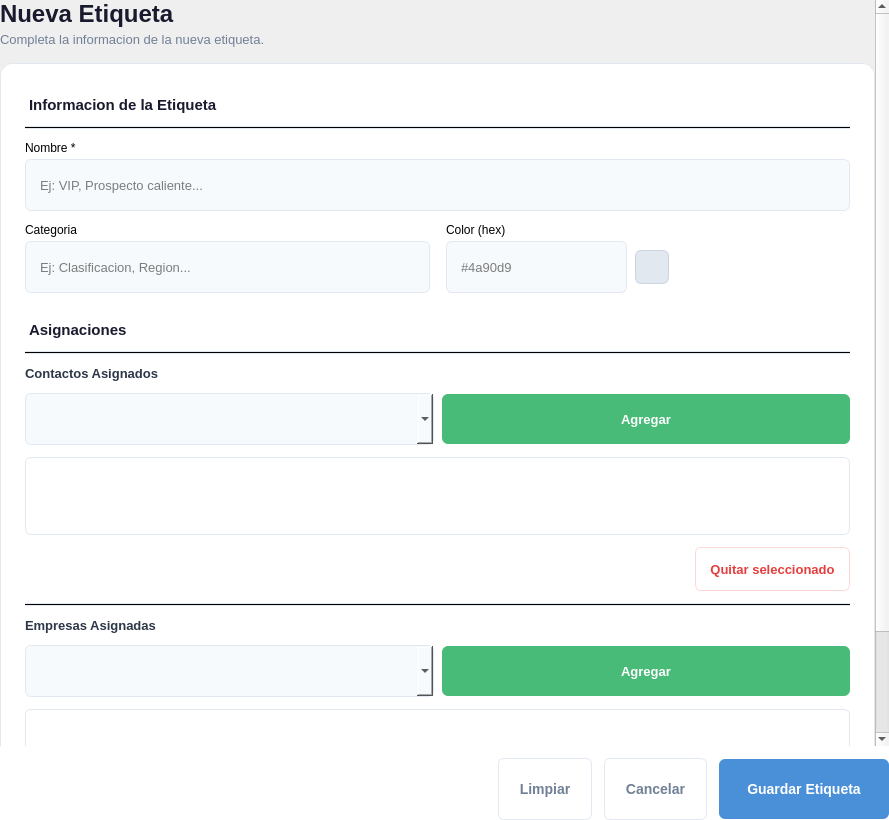
<?xml version="1.0" encoding="UTF-8"?>
<ui version="4.0">
 <class>EtiquetaForm</class>
 <widget class="QWidget" name="EtiquetaForm">
  <property name="geometry">
   <rect>
    <x>0</x>
    <y>0</y>
    <width>889</width>
    <height>820</height>
   </rect>
  </property>
  <property name="styleSheet">
   <string notr="true">
QWidget#EtiquetaForm {
    background-color: transparent;
}
QLabel#form_titulo {
    font-size: 24px;
    font-weight: bold;
    color: #1a1a2e;
}
QLabel#form_subtitulo {
    font-size: 13px;
    color: #718096;
}
QLabel#seccionPrincipal, QLabel#seccionAsignaciones {
    font-size: 15px;
    font-weight: bold;
    color: #1a1a2e;
    padding-top: 8px;
}
QLabel.fieldLabel {
    font-size: 13px;
    color: #2d3748;
    font-weight: 600;
}
QLineEdit, QComboBox {
    padding: 8px 12px;
    border: 1px solid #e2e8f0;
    border-radius: 6px;
    background-color: #f7fafc;
    font-size: 13px;
    min-height: 34px;
}
QLineEdit:focus, QComboBox:focus {
    border: 1px solid #4a90d9;
    background-color: #ffffff;
}
QListWidget {
    border: 1px solid #e2e8f0;
    border-radius: 6px;
    background-color: #ffffff;
    font-size: 13px;
    padding: 4px;
}
QListWidget::item {
    padding: 6px 8px;
    border-radius: 4px;
}
QListWidget::item:selected {
    background-color: #ebf8ff;
    color: #2c5282;
}
QListWidget::item:hover {
    background-color: #f7fafc;
}
QPushButton#btn_guardar {
    background-color: #4a90d9;
    color: white;
    border: none;
    border-radius: 6px;
    font-size: 14px;
    font-weight: 600;
    padding: 10px 28px;
    min-height: 40px;
}
QPushButton#btn_guardar:hover { background-color: #3a7bc8; }
QPushButton#btn_guardar:pressed { background-color: #2a6bb8; }
QPushButton#btn_limpiar, QPushButton#btn_cancelar {
    background-color: transparent;
    color: #718096;
    border: 1px solid #e2e8f0;
    border-radius: 6px;
    font-size: 14px;
    font-weight: 500;
    padding: 10px 20px;
    min-height: 40px;
}
QPushButton#btn_limpiar:hover, QPushButton#btn_cancelar:hover {
    background-color: #f7fafc;
    color: #2d3748;
}
QPushButton#btn_add_contacto, QPushButton#btn_add_empresa {
    background-color: #48bb78;
    color: white;
    border: none;
    border-radius: 6px;
    font-size: 13px;
    font-weight: 600;
    padding: 8px 16px;
    min-height: 34px;
}
QPushButton#btn_add_contacto:hover { background-color: #38a169; }
QPushButton#btn_add_empresa:hover { background-color: #38a169; }
QPushButton#btn_quitar_contacto, QPushButton#btn_quitar_empresa {
    background-color: transparent;
    color: #e53e3e;
    border: 1px solid #fed7d7;
    border-radius: 6px;
    font-size: 13px;
    font-weight: 500;
    padding: 6px 14px;
    min-height: 30px;
}
QPushButton#btn_quitar_contacto:hover, QPushButton#btn_quitar_empresa:hover {
    background-color: #fff5f5;
}
QFrame#sectionSeparator, QFrame#sectionSeparator2, QFrame#sectionSeparator3 {
    background-color: #e2e8f0;
    min-height: 1px;
    max-height: 1px;
}
   </string>
  </property>

  <layout class="QVBoxLayout" name="mainLayout">
   <property name="leftMargin"><number>0</number></property>
   <property name="topMargin"><number>0</number></property>
   <property name="rightMargin"><number>0</number></property>
   <property name="bottomMargin"><number>0</number></property>
   <property name="spacing"><number>0</number></property>

   <item>
    <widget class="QScrollArea" name="scrollArea">
     <property name="widgetResizable"><bool>true</bool></property>
     <property name="frameShape"><enum>QFrame::NoFrame</enum></property>
     <widget class="QWidget" name="scrollContent">
      <layout class="QVBoxLayout" name="scrollLayout">
       <property name="leftMargin"><number>0</number></property>
       <property name="topMargin"><number>0</number></property>
       <property name="rightMargin"><number>0</number></property>
       <property name="bottomMargin"><number>0</number></property>
       <property name="spacing"><number>0</number></property>

       <!-- HEADER -->
       <item>
        <layout class="QHBoxLayout" name="headerLayout">
         <property name="spacing"><number>12</number></property>
         <item>
          <layout class="QVBoxLayout" name="titleLayout">
           <property name="spacing"><number>4</number></property>
           <item>
            <widget class="QLabel" name="form_titulo">
             <property name="text"><string>Nueva Etiqueta</string></property>
            </widget>
           </item>
           <item>
            <widget class="QLabel" name="form_subtitulo">
             <property name="text"><string>Completa la informacion de la nueva etiqueta.</string></property>
            </widget>
           </item>
          </layout>
         </item>
         <item>
          <spacer name="headerSpacer">
           <property name="orientation"><enum>Qt::Horizontal</enum></property>
           <property name="sizeHint" stdset="0">
            <size><width>40</width><height>20</height></size>
           </property>
          </spacer>
         </item>
        </layout>
       </item>

       <item>
        <spacer name="spacerAfterHeader">
         <property name="orientation"><enum>Qt::Vertical</enum></property>
         <property name="sizeType"><enum>QSizePolicy::Fixed</enum></property>
         <property name="sizeHint" stdset="0"><size><width>0</width><height>16</height></size></property>
        </spacer>
       </item>

       <!-- FORM CARD -->
       <item>
        <widget class="QFrame" name="formCard">
         <property name="styleSheet">
          <string notr="true">
QFrame#formCard {
    background-color: #ffffff;
    border: 1px solid #e2e8f0;
    border-radius: 12px;
}
          </string>
         </property>
         <layout class="QVBoxLayout" name="formCardLayout">
          <property name="leftMargin"><number>24</number></property>
          <property name="topMargin"><number>24</number></property>
          <property name="rightMargin"><number>24</number></property>
          <property name="bottomMargin"><number>24</number></property>
          <property name="spacing"><number>12</number></property>

          <!-- Seccion Principal -->
          <item>
           <widget class="QLabel" name="seccionPrincipal">
            <property name="text"><string>Informacion de la Etiqueta</string></property>
           </widget>
          </item>
          <item>
           <widget class="QFrame" name="sectionSeparator">
            <property name="frameShape"><enum>QFrame::HLine</enum></property>
           </widget>
          </item>

          <!-- Nombre -->
          <item>
           <layout class="QHBoxLayout" name="rowNombre">
            <item>
             <layout class="QVBoxLayout" name="colNombre">
              <property name="spacing"><number>4</number></property>
              <item>
               <widget class="QLabel" name="labelNombre">
                <property name="text"><string>Nombre *</string></property>
               </widget>
              </item>
              <item>
               <widget class="QLineEdit" name="input_nombre">
                <property name="placeholderText"><string>Ej: VIP, Prospecto caliente...</string></property>
               </widget>
              </item>
             </layout>
            </item>
           </layout>
          </item>

          <!-- Categoria + Color -->
          <item>
           <layout class="QHBoxLayout" name="rowCatColor">
            <property name="spacing"><number>16</number></property>
            <item>
             <layout class="QVBoxLayout" name="colCategoria">
              <property name="spacing"><number>4</number></property>
              <item>
               <widget class="QLabel" name="labelCategoria">
                <property name="text"><string>Categoria</string></property>
               </widget>
              </item>
              <item>
               <widget class="QLineEdit" name="input_categoria">
                <property name="placeholderText"><string>Ej: Clasificacion, Region...</string></property>
               </widget>
              </item>
             </layout>
            </item>
            <item>
             <layout class="QVBoxLayout" name="colColor">
              <property name="spacing"><number>4</number></property>
              <item>
               <widget class="QLabel" name="labelColor">
                <property name="text"><string>Color (hex)</string></property>
               </widget>
              </item>
              <item>
               <layout class="QHBoxLayout" name="rowColorInput">
                <property name="spacing"><number>8</number></property>
                <item>
                 <widget class="QLineEdit" name="input_color">
                  <property name="placeholderText"><string>#4a90d9</string></property>
                  <property name="maximumWidth"><number>140</number></property>
                 </widget>
                </item>
                <item>
                 <widget class="QLabel" name="label_color_preview">
                  <property name="minimumSize"><size><width>34</width><height>34</height></size></property>
                  <property name="maximumSize"><size><width>34</width><height>34</height></size></property>
                  <property name="styleSheet"><string notr="true">border-radius: 6px; background-color: #e2e8f0; border: 1px solid #cbd5e0;</string></property>
                  <property name="text"><string></string></property>
                 </widget>
                </item>
                <item>
                 <spacer name="colorSpacer">
                  <property name="orientation"><enum>Qt::Horizontal</enum></property>
                  <property name="sizeHint" stdset="0"><size><width>20</width><height>20</height></size></property>
                 </spacer>
                </item>
               </layout>
              </item>
             </layout>
            </item>
           </layout>
          </item>

          <!-- Seccion Asignaciones (visible solo al editar) -->
          <item>
           <widget class="QWidget" name="sectionAsignaciones">
            <layout class="QVBoxLayout" name="asignacionesLayout">
             <property name="leftMargin"><number>0</number></property>
             <property name="topMargin"><number>8</number></property>
             <property name="rightMargin"><number>0</number></property>
             <property name="bottomMargin"><number>0</number></property>
             <property name="spacing"><number>12</number></property>

             <item>
              <widget class="QLabel" name="seccionAsignaciones">
               <property name="text"><string>Asignaciones</string></property>
              </widget>
             </item>
             <item>
              <widget class="QFrame" name="sectionSeparator2">
               <property name="frameShape"><enum>QFrame::HLine</enum></property>
              </widget>
             </item>

             <!-- Contactos Asignados -->
             <item>
              <widget class="QLabel" name="labelContactosAsig">
               <property name="text"><string>Contactos Asignados</string></property>
               <property name="styleSheet"><string notr="true">font-size: 13px; color: #2d3748; font-weight: 600;</string></property>
              </widget>
             </item>
             <item>
              <layout class="QHBoxLayout" name="rowAddContacto">
               <property name="spacing"><number>8</number></property>
               <item>
                <widget class="QComboBox" name="combo_add_contacto">
                 <property name="minimumHeight"><number>34</number></property>
                </widget>
               </item>
               <item>
                <widget class="QPushButton" name="btn_add_contacto">
                 <property name="text"><string>Agregar</string></property>
                 <property name="cursor"><cursorShape>PointingHandCursor</cursorShape></property>
                </widget>
               </item>
              </layout>
             </item>
             <item>
              <widget class="QListWidget" name="lista_contactos_asignados">
               <property name="minimumHeight"><number>100</number></property>
               <property name="maximumHeight"><number>150</number></property>
              </widget>
             </item>
             <item>
              <layout class="QHBoxLayout">
               <item>
                <spacer>
                 <property name="orientation"><enum>Qt::Horizontal</enum></property>
                 <property name="sizeHint" stdset="0"><size><width>40</width><height>20</height></size></property>
                </spacer>
               </item>
               <item>
                <widget class="QPushButton" name="btn_quitar_contacto">
                 <property name="text"><string>Quitar seleccionado</string></property>
                 <property name="cursor"><cursorShape>PointingHandCursor</cursorShape></property>
                </widget>
               </item>
              </layout>
             </item>

             <item>
              <widget class="QFrame" name="sectionSeparator3">
               <property name="frameShape"><enum>QFrame::HLine</enum></property>
              </widget>
             </item>

             <!-- Empresas Asignadas -->
             <item>
              <widget class="QLabel" name="labelEmpresasAsig">
               <property name="text"><string>Empresas Asignadas</string></property>
               <property name="styleSheet"><string notr="true">font-size: 13px; color: #2d3748; font-weight: 600;</string></property>
              </widget>
             </item>
             <item>
              <layout class="QHBoxLayout" name="rowAddEmpresa">
               <property name="spacing"><number>8</number></property>
               <item>
                <widget class="QComboBox" name="combo_add_empresa">
                 <property name="minimumHeight"><number>34</number></property>
                </widget>
               </item>
               <item>
                <widget class="QPushButton" name="btn_add_empresa">
                 <property name="text"><string>Agregar</string></property>
                 <property name="cursor"><cursorShape>PointingHandCursor</cursorShape></property>
                </widget>
               </item>
              </layout>
             </item>
             <item>
              <widget class="QListWidget" name="lista_empresas_asignadas">
               <property name="minimumHeight"><number>100</number></property>
               <property name="maximumHeight"><number>150</number></property>
              </widget>
             </item>
             <item>
              <layout class="QHBoxLayout">
               <item>
                <spacer>
                 <property name="orientation"><enum>Qt::Horizontal</enum></property>
                 <property name="sizeHint" stdset="0"><size><width>40</width><height>20</height></size></property>
                </spacer>
               </item>
               <item>
                <widget class="QPushButton" name="btn_quitar_empresa">
                 <property name="text"><string>Quitar seleccionado</string></property>
                 <property name="cursor"><cursorShape>PointingHandCursor</cursorShape></property>
                </widget>
               </item>
              </layout>
             </item>

            </layout>
           </widget>
          </item>

         </layout>
        </widget>
       </item>

       <item>
        <spacer name="spacerBottom">
         <property name="orientation"><enum>Qt::Vertical</enum></property>
         <property name="sizeHint" stdset="0"><size><width>0</width><height>20</height></size></property>
        </spacer>
       </item>

      </layout>
     </widget>
    </widget>
   </item>

   <!-- ACTION BUTTONS (outside scroll) -->
   <item>
    <layout class="QHBoxLayout" name="actionLayout">
     <property name="leftMargin"><number>0</number></property>
     <property name="topMargin"><number>12</number></property>
     <property name="rightMargin"><number>0</number></property>
     <property name="bottomMargin"><number>0</number></property>
     <property name="spacing"><number>12</number></property>
     <item>
      <spacer name="actionSpacer">
       <property name="orientation"><enum>Qt::Horizontal</enum></property>
       <property name="sizeHint" stdset="0"><size><width>40</width><height>20</height></size></property>
      </spacer>
     </item>
     <item>
      <widget class="QPushButton" name="btn_limpiar">
       <property name="text"><string>Limpiar</string></property>
       <property name="cursor"><cursorShape>PointingHandCursor</cursorShape></property>
      </widget>
     </item>
     <item>
      <widget class="QPushButton" name="btn_cancelar">
       <property name="text"><string>Cancelar</string></property>
       <property name="cursor"><cursorShape>PointingHandCursor</cursorShape></property>
      </widget>
     </item>
     <item>
      <widget class="QPushButton" name="btn_guardar">
       <property name="text"><string>Guardar Etiqueta</string></property>
       <property name="cursor"><cursorShape>PointingHandCursor</cursorShape></property>
      </widget>
     </item>
    </layout>
   </item>

  </layout>
 </widget>
 <resources/>
 <connections/>
</ui>
